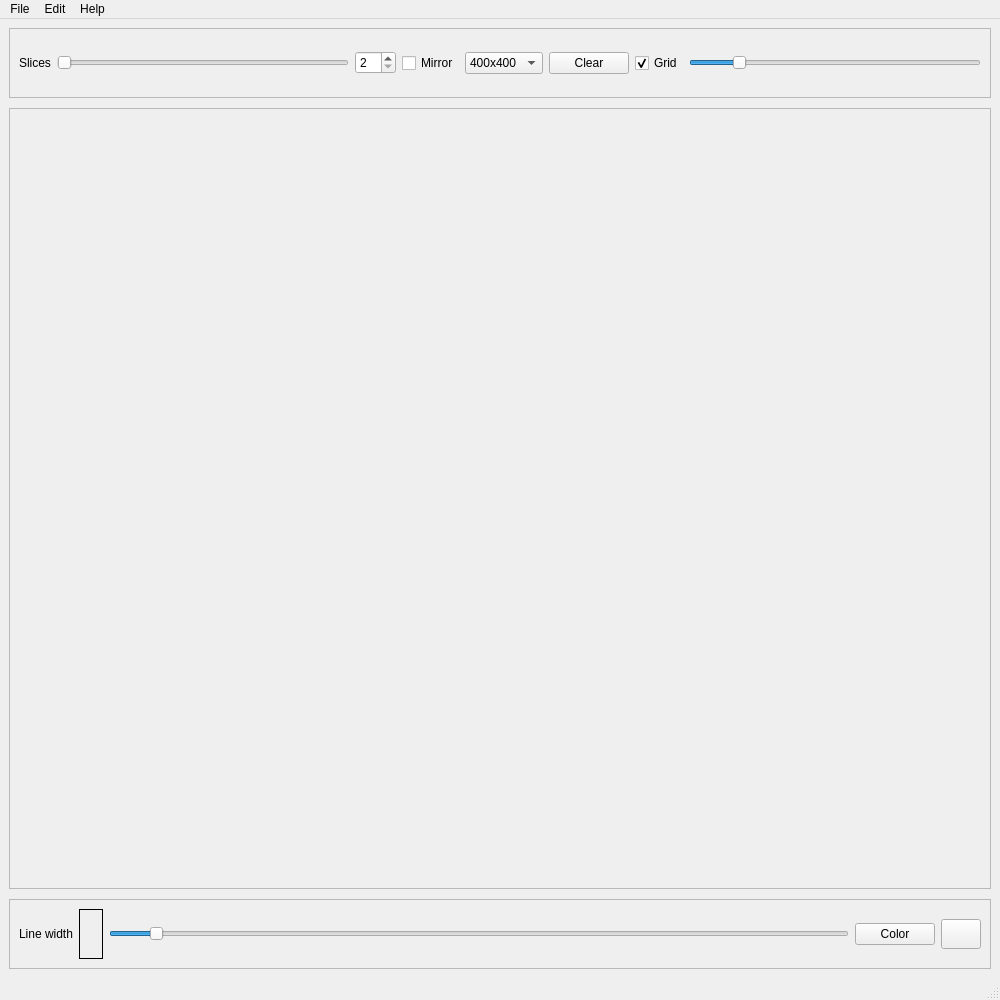
<?xml version="1.0" encoding="UTF-8"?>
<ui version="4.0">
 <class>MainWindow</class>
 <widget class="QMainWindow" name="MainWindow">
  <property name="geometry">
   <rect>
    <x>0</x>
    <y>0</y>
    <width>1000</width>
    <height>1000</height>
   </rect>
  </property>
  <property name="windowTitle">
   <string>Mandala Painting</string>
  </property>
  <widget class="QWidget" name="centralWidget">
   <layout class="QVBoxLayout" name="mainLayout">
    <property name="spacing">
     <number>10</number>
    </property>
    <item>
     <widget class="QFrame" name="topFrame">
      <property name="maximumSize">
       <size>
        <width>16777215</width>
        <height>70</height>
       </size>
      </property>
      <property name="frameShape">
       <enum>QFrame::StyledPanel</enum>
      </property>
      <layout class="QHBoxLayout" name="topLayout">
       <item>
        <widget class="QLabel" name="labelSlices">
         <property name="text">
          <string>Slices</string>
         </property>
        </widget>
       </item>
       <item>
        <widget class="QSlider" name="sliderSlices">
         <property name="cursor">
          <cursorShape>PointingHandCursor</cursorShape>
         </property>
         <property name="minimum">
          <number>2</number>
         </property>
         <property name="maximum">
          <number>40</number>
         </property>
         <property name="value">
          <number>2</number>
         </property>
         <property name="orientation">
          <enum>Qt::Horizontal</enum>
         </property>
        </widget>
       </item>
       <item>
        <widget class="QSpinBox" name="spinSlices">
         <property name="cursor">
          <cursorShape>PointingHandCursor</cursorShape>
         </property>
         <property name="minimum">
          <number>2</number>
         </property>
         <property name="maximum">
          <number>40</number>
         </property>
         <property name="value">
          <number>2</number>
         </property>
        </widget>
       </item>
       <item>
        <widget class="QCheckBox" name="checkMirror">
         <property name="cursor">
          <cursorShape>PointingHandCursor</cursorShape>
         </property>
         <property name="text">
          <string>Mirror</string>
         </property>
         <property name="checked">
          <bool>false</bool>
         </property>
        </widget>
       </item>
       <item>
        <widget class="QComboBox" name="comboCanvasSize">
         <property name="cursor">
          <cursorShape>PointingHandCursor</cursorShape>
         </property>
         <item>
          <property name="text">
           <string>400x400</string>
          </property>
         </item>
         <item>
          <property name="text">
           <string>600x600</string>
          </property>
         </item>
         <item>
          <property name="text">
           <string>800x800</string>
          </property>
         </item>
        </widget>
       </item>
       <item>
        <widget class="QPushButton" name="btnClear">
         <property name="cursor">
          <cursorShape>PointingHandCursor</cursorShape>
         </property>
         <property name="text">
          <string>Clear</string>
         </property>
        </widget>
       </item>
       <item>
        <widget class="QCheckBox" name="checkGrid">
         <property name="cursor">
          <cursorShape>PointingHandCursor</cursorShape>
         </property>
         <property name="text">
          <string>Grid</string>
         </property>
         <property name="checked">
          <bool>true</bool>
         </property>
        </widget>
       </item>
       <item>
        <widget class="QSlider" name="sliderGrid">
         <property name="cursor">
          <cursorShape>PointingHandCursor</cursorShape>
         </property>
         <property name="minimum">
          <number>60</number>
         </property>
         <property name="maximum">
          <number>255</number>
         </property>
         <property name="value">
          <number>90</number>
         </property>
         <property name="orientation">
          <enum>Qt::Horizontal</enum>
         </property>
        </widget>
       </item>
      </layout>
     </widget>
    </item>
    <item>
     <widget class="QFrame" name="canvasFrame">
      <property name="cursor">
       <cursorShape>BlankCursor</cursorShape>
      </property>
      <property name="frameShape">
       <enum>QFrame::StyledPanel</enum>
      </property>
      <layout class="QVBoxLayout" name="canvasLayout">
       <property name="spacing">
        <number>0</number>
       </property>
      </layout>
     </widget>
    </item>
    <item>
     <widget class="QFrame" name="bottomFrame">
      <property name="maximumSize">
       <size>
        <width>16777215</width>
        <height>70</height>
       </size>
      </property>
      <property name="frameShape">
       <enum>QFrame::StyledPanel</enum>
      </property>
      <layout class="QHBoxLayout" name="bottomLayout">
       <item>
        <widget class="QLabel" name="label">
         <property name="text">
          <string>Line width</string>
         </property>
        </widget>
       </item>
       <item>
        <widget class="LinePreview" name="lineWidthPreview">
         <property name="minimumSize">
          <size>
           <width>24</width>
           <height>24</height>
          </size>
         </property>
         <property name="frameShape">
          <enum>QFrame::Box</enum>
         </property>
        </widget>
       </item>
       <item>
        <widget class="QSlider" name="sliderLineWidth">
         <property name="cursor">
          <cursorShape>PointingHandCursor</cursorShape>
         </property>
         <property name="minimum">
          <number>2</number>
         </property>
         <property name="maximum">
          <number>20</number>
         </property>
         <property name="value">
          <number>3</number>
         </property>
         <property name="orientation">
          <enum>Qt::Horizontal</enum>
         </property>
        </widget>
       </item>
       <item>
        <widget class="QPushButton" name="colorSelectBtn">
         <property name="cursor">
          <cursorShape>PointingHandCursor</cursorShape>
         </property>
         <property name="text">
          <string>Color</string>
         </property>
         <property name="iconSize">
          <size>
           <width>24</width>
           <height>24</height>
          </size>
         </property>
        </widget>
       </item>
       <item>
        <widget class="QPushButton" name="btnPalette">
         <property name="minimumSize">
          <size>
           <width>30</width>
           <height>30</height>
          </size>
         </property>
         <property name="cursor">
          <cursorShape>PointingHandCursor</cursorShape>
         </property>
         <property name="icon">
          <iconset resource="../icons/icons.qrc">
           <normaloff>:/multi_color.png</normaloff>:/multi_color.png</iconset>
         </property>
         <property name="checkable">
          <bool>true</bool>
         </property>
        </widget>
       </item>
      </layout>
     </widget>
    </item>
   </layout>
  </widget>
  <widget class="QStatusBar" name="statusBar"/>
  <widget class="QMenuBar" name="menuBar">
   <property name="geometry">
    <rect>
     <x>0</x>
     <y>0</y>
     <width>800</width>
     <height>22</height>
    </rect>
   </property>
   <widget class="QMenu" name="menuFile">
    <property name="title">
     <string>File</string>
    </property>
    <addaction name="actionNew_Document"/>
    <addaction name="actionSave_As"/>
    <addaction name="actionOpen"/>
    <addaction name="actionQuite"/>
   </widget>
   <widget class="QMenu" name="menuEdit">
    <property name="title">
     <string>Edit</string>
    </property>
    <addaction name="actionUndo"/>
    <addaction name="actionRedo"/>
   </widget>
   <widget class="QMenu" name="menuHelp">
    <property name="title">
     <string>Help</string>
    </property>
    <addaction name="actionAbout"/>
   </widget>
   <addaction name="menuFile"/>
   <addaction name="menuEdit"/>
   <addaction name="menuHelp"/>
  </widget>
  <action name="actionNew_Document">
   <property name="icon">
    <iconset resource="../icons/icons.qrc">
     <normaloff>:/document-new.png</normaloff>:/document-new.png</iconset>
   </property>
   <property name="text">
    <string>New Document</string>
   </property>
   <property name="shortcut">
    <string>Ctrl+N</string>
   </property>
  </action>
  <action name="actionSave_As">
   <property name="icon">
    <iconset resource="../icons/icons.qrc">
     <normaloff>:/document-open.png</normaloff>:/document-open.png</iconset>
   </property>
   <property name="text">
    <string>Open</string>
   </property>
   <property name="shortcut">
    <string>Ctrl+O</string>
   </property>
  </action>
  <action name="actionOpen">
   <property name="icon">
    <iconset resource="../icons/icons.qrc">
     <normaloff>:/document-save.png</normaloff>:/document-save.png</iconset>
   </property>
   <property name="text">
    <string>Save As</string>
   </property>
   <property name="shortcut">
    <string>Ctrl+Shift+S</string>
   </property>
  </action>
  <action name="actionQuite">
   <property name="text">
    <string>Quite</string>
   </property>
   <property name="shortcut">
    <string>Ctrl+Q</string>
   </property>
  </action>
  <action name="actionUndo">
   <property name="icon">
    <iconset resource="../icons/icons.qrc">
     <normaloff>:/undo.png</normaloff>:/undo.png</iconset>
   </property>
   <property name="text">
    <string>Undo</string>
   </property>
   <property name="shortcut">
    <string>Ctrl+Z</string>
   </property>
  </action>
  <action name="actionRedo">
   <property name="icon">
    <iconset resource="../icons/icons.qrc">
     <normaloff>:/redo.png</normaloff>:/redo.png</iconset>
   </property>
   <property name="text">
    <string>Redo</string>
   </property>
   <property name="shortcut">
    <string>Ctrl+Y</string>
   </property>
  </action>
  <action name="actionAbout">
   <property name="icon">
    <iconset resource="../icons/icons.qrc">
     <normaloff>:/info.png</normaloff>:/info.png</iconset>
   </property>
   <property name="text">
    <string>About</string>
   </property>
   <property name="shortcut">
    <string>Ctrl+H</string>
   </property>
  </action>
 </widget>
 <customwidgets>
  <customwidget>
   <class>LinePreview</class>
   <extends>QFrame</extends>
   <header>view/linepreview.h</header>
   <container>1</container>
  </customwidget>
 </customwidgets>
 <resources>
  <include location="../icons/icons.qrc"/>
  <include location="../icons/icons.qrc"/>
 </resources>
 <connections/>
</ui>
